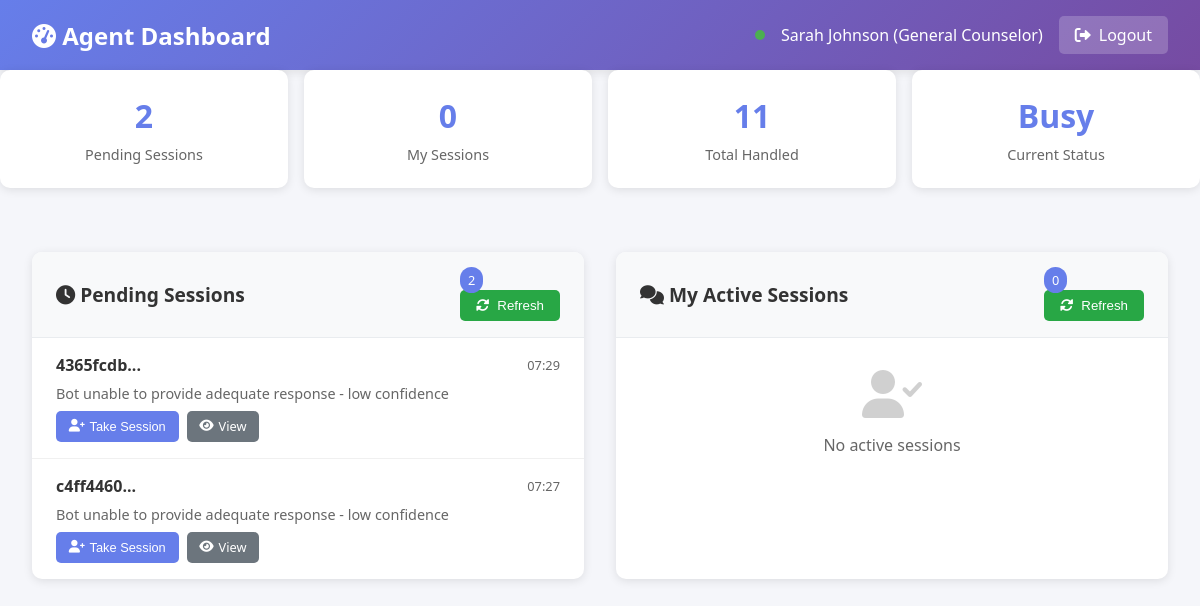
Screenshot of /agent/dashboard (signed in) with the database file from the repository.
### human_handoff/models.py (models this page shows, shortened)
class Agent(db.Model):
    __tablename__ = 'agents'
    id = db.Column(db.Integer, primary_key=True)
    agent_id = db.Column(db.String(50), unique=True, nullable=False)
    name = db.Column(db.String(100), nullable=False)
    email = db.Column(db.String(120), unique=True, nullable=False)
    phone = db.Column(db.String(20))
    specialization = db.Column(db.String(100))
    password_hash = db.Column(db.String(255), nullable=True)
    password_set = db.Column(db.Boolean, default=False)  # True if agent has set their password
    status = db.Column(db.String(20), default='available')  # available, busy, offline
    max_concurrent_sessions = db.Column(db.Integer, default=5)
    current_sessions = db.Column(db.Integer, default=0)
    created_at = db.Column(db.DateTime, default=datetime.utcnow)
    last_active = db.Column(db.DateTime, default=datetime.utcnow)
    total_sessions_handled = db.Column(db.Integer, default=0)
    average_response_time = db.Column(db.Integer, default=0)  # in seconds
    is_active = db.Column(db.Boolean, default=True)
    agent_sessions = db.relationship('AgentSession', backref='agent', lazy=True)

class ChatSession(db.Model):
    __tablename__ = 'chat_sessions'
    id = db.Column(db.Integer, primary_key=True)
    session_id = db.Column(db.String(100), unique=True, nullable=False, default=lambda: str(uuid.uuid4()))
    user_id = db.Column(db.String(100))  # Keep for backward compatibility with guest sessions
    student_id = db.Column(db.Integer, db.ForeignKey('students.id'), nullable=True)  # New FK for authenticated users
    created_at = db.Column(db.DateTime, default=datetime.utcnow)
    updated_at = db.Column(db.DateTime, default=datetime.utcnow, onupdate=datetime.utcnow)
    status = db.Column(db.String(20), default='active')  # active, closed, escalated
    requires_human = db.Column(db.Boolean, default=False)
    assigned_agent_id = db.Column(db.Integer, db.ForeignKey('agents.id'))
    escalation_reason = db.Column(db.Text)
    escalated_at = db.Column(db.DateTime)
    resolved_at = db.Column(db.DateTime)
    user_satisfaction_rating = db.Column(db.Integer)
    notes = db.Column(db.Text)
    messages = db.relationship('Message', backref='session', lazy=True, cascade='all, delete-orphan')
    assigned_agent = db.relationship('Agent', backref='assigned_sessions')
    analytics = db.relationship('SessionAnalytics', backref='session', uselist=False, cascade='all, delete-orphan')

### human_handoff/agent_routes.py (the view)
@agent_bp.route('/dashboard')
def dashboard():
    if 'agent_id' not in session:
        return redirect(url_for('agent.agent_login'))
    agent_id = session['agent_id']
    agent = Agent.query.filter_by(agent_id=agent_id).first()
    if not agent:
        return redirect(url_for('agent.agent_login'))
    agent.last_active = datetime.utcnow()
    agent.status = 'available' if agent.current_sessions < agent.max_concurrent_sessions else 'busy'
    db.session.commit()
    pending_sessions = ChatSession.query.filter_by(
        requires_human=True,
        status='escalated',
        assigned_agent_id=None
    ).order_by(ChatSession.escalated_at.desc()).all()
    assigned_sessions = ChatSession.query.filter_by(
        assigned_agent_id=agent.id,
        status='escalated'
    ).order_by(ChatSession.updated_at.desc()).all()
    return render_template('agent/dashboard.html',
                         agent=agent,
                         pending_sessions=pending_sessions,
                         assigned_sessions=assigned_sessions)

### templates/agent/dashboard.html (shortened to what this page needs)
<!DOCTYPE html>
<html lang="en">
<head>
    <link href="https://cdnjs.cloudflare.com/ajax/libs/font-awesome/6.0.0/css/all.min.css" rel="stylesheet">
</head>
<body>
    <div class="header">
        <h1><i class="fas fa-tachometer-alt"></i> Agent Dashboard</h1>
        <div class="agent-info">
            <div class="status-indicator"></div>
            <span>{{ agent.name }} ({{ agent.specialization }})</span>
            <a href="/agent/logout" class="logout-btn">
                <i class="fas fa-sign-out-alt"></i> Logout
            </a>
        </div>
    </div>
    <div class="stats-grid">
        <div class="stat-card">
            <div class="stat-value" id="pending-count">{{ pending_sessions|length }}</div>
            <div class="stat-label">Pending Sessions</div>
        </div>
        <div class="stat-card">
            <div class="stat-value" id="assigned-count">{{ assigned_sessions|length }}</div>
            <div class="stat-label">My Sessions</div>
        </div>
        <div class="stat-card">
            <div class="stat-value">{{ agent.total_sessions_handled }}</div>
            <div class="stat-label">Total Handled</div>
        </div>
        <div class="stat-card">
            <div class="stat-value">{{ agent.status|title }}</div>
            <div class="stat-label">Current Status</div>
        </div>
    </div>
    <div class="dashboard-container">
        <div class="section">
            <div class="section-header">
                <h2><i class="fas fa-clock"></i> Pending Sessions</h2>
                <div>
                    <span class="badge" id="pending-badge">{{ pending_sessions|length }}</span>
                    <button class="refresh-btn" onclick="refreshPendingSessions()">
                        <i class="fas fa-sync-alt"></i> Refresh
                    </button>
                </div>
            </div>
            <div class="session-list" id="pending-sessions">
                {% if pending_sessions %}
                    {% for session in pending_sessions %}
                    <div class="session-item" data-session-id="{{ session.session_id }}">
                        <div class="session-header">
                            <span class="session-id">{{ session.session_id[:8] }}...</span>
                            <span class="session-time">{{ session.escalated_at.strftime('%H:%M') if session.escalated_at else 'N/A' }}</span>
                        </div>
                        <div class="session-reason">{{ session.escalation_reason or 'Bot unable to help' }}</div>
                        <div class="session-actions">
                            <button class="btn btn-primary" onclick="assignSession('{{ session.session_id }}')">
                                <i class="fas fa-user-plus"></i> Take Session
                            </button>
                            <a href="/agent/session/{{ session.session_id }}" class="btn btn-secondary">
                                <i class="fas fa-eye"></i> View
                            </a>
                        </div>
                    </div>
                    {% endfor %}
                {% else %}
                    <div class="empty-state">
                        <i class="fas fa-inbox"></i>
                        <p>No pending sessions</p>
                    </div>
                {% endif %}
            </div>
        </div>
        <div class="section">
            <div class="section-header">
                <h2><i class="fas fa-comments"></i> My Active Sessions</h2>
                <div>
                    <span class="badge" id="assigned-badge">{{ assigned_sessions|length }}</span>
                    <button class="refresh-btn" onclick="refreshMySessions()">
                        <i class="fas fa-sync-alt"></i> Refresh
                    </button>
                </div>
            </div>
            <div class="session-list" id="my-sessions">
                {% if assigned_sessions %}
                    {% for session in assigned_sessions %}
                    <div class="session-item" data-session-id="{{ session.session_id }}">
                        <div class="session-header">
                            <span class="session-id">{{ session.session_id[:8] }}...</span>
                            <span class="session-time">{{ session.updated_at.strftime('%H:%M') if session.updated_at else 'N/A' }}</span>
                        </div>
                        <div class="session-reason">{{ session.escalation_reason or 'Assigned to you' }}</div>
                        <div class="session-actions">
                            <a href="/agent/session/{{ session.session_id }}" class="btn btn-primary">
                                <i class="fas fa-comments"></i> Chat
                            </a>
                            <button class="btn btn-success" onclick="completeSession('{{ session.session_id }}')">
                                <i class="fas fa-check"></i> Complete
                            </button>
                        </div>
                    </div>
                    {% endfor %}
                {% else %}
                    <div class="empty-state">
                        <i class="fas fa-user-check"></i>
                        <p>No active sessions</p>
                    </div>
                {% endif %}
            </div>
        </div>
    </div>
</body>
</html>

### templates/agent/dashboard.html (style rules this page uses)
* { margin: 0; padding: 0; box-sizing: border-box; }
body { font-family: 'Segoe UI', Tahoma, Geneva, Verdana, sans-serif; background: #f5f6fa; color: #333; }
.header { background: linear-gradient(135deg, #667eea 0%, #764ba2 100%); color: white; padding: 1rem 2rem; display: flex; justify-content: space-between; align-items: center; box-shadow: 0 2px 10px rgba(0,0,0,0.1); }
.header h1 { font-size: 1.5rem; }
.agent-info { display: flex; align-items: center; gap: 1rem; }
.status-indicator { width: 10px; height: 10px; border-radius: 50%; background: #4CAF50; }
.logout-btn { background: rgba(255,255,255,0.2); color: white; border: none; padding: 0.5rem 1rem; border-radius: 5px; cursor: pointer; text-decoration: none; display: inline-flex; align-items: center; gap: 0.5rem; }
.dashboard-container { display: grid; grid-template-columns: 1fr 1fr; gap: 2rem; padding: 2rem; max-width: 1400px; margin: 0 auto; }
.section { background: white; border-radius: 10px; box-shadow: 0 2px 10px rgba(0,0,0,0.1); overflow: hidden; }
.section-header { background: #f8f9fa; padding: 1rem 1.5rem; border-bottom: 1px solid #e9ecef; display: flex; justify-content: space-between; align-items: center; }
.section-header h2 { font-size: 1.2rem; color: #333; }
.badge { background: #667eea; color: white; padding: 0.25rem 0.5rem; border-radius: 12px; font-size: 0.8rem; font-weight: 500; }
.session-list { max-height: 400px; overflow-y: auto; }
.session-item { padding: 1rem 1.5rem; border-bottom: 1px solid #f0f0f0; cursor: pointer; transition: background-color 0.2s ease; }
.session-item:last-child { border-bottom: none; }
.session-header { display: flex; justify-content: space-between; align-items: center; margin-bottom: 0.5rem; }
.session-id { font-weight: 600; color: #333; }
.session-time { font-size: 0.8rem; color: #666; }
.session-reason { font-size: 0.9rem; color: #666; margin-bottom: 0.5rem; }
.session-actions { display: flex; gap: 0.5rem; }
.btn { padding: 0.4rem 0.8rem; border: none; border-radius: 5px; cursor: pointer; font-size: 0.8rem; text-decoration: none; display: inline-flex; align-items: center; gap: 0.3rem; transition: all 0.2s ease; }
.btn-primary { background: #667eea; color: white; }
.btn-secondary { background: #6c757d; color: white; }
.empty-state { padding: 2rem; text-align: center; color: #666; }
.empty-state i { font-size: 3rem; margin-bottom: 1rem; opacity: 0.3; }
.stats-grid { display: grid; grid-template-columns: repeat(auto-fit, minmax(200px, 1fr)); gap: 1rem; margin-bottom: 2rem; }
.stat-card { background: white; padding: 1.5rem; border-radius: 10px; box-shadow: 0 2px 10px rgba(0,0,0,0.1); text-align: center; }
.stat-value { font-size: 2rem; font-weight: bold; color: #667eea; margin-bottom: 0.5rem; }
.stat-label { color: #666; font-size: 0.9rem; }
.refresh-btn { background: #28a745; color: white; border: none; padding: 0.5rem 1rem; border-radius: 5px; cursor: pointer; display: flex; align-items: center; gap: 0.5rem; }

### rows the page displays
Agent: name "Sarah Johnson", specialization "General Counselor", total_sessions_handled "11", status "Busy"
ChatSession: session_id "4365fcdb", escalated_at "07:29", escalation_reason "Bot unable to provide adequate response - low confidence"
ChatSession: session_id "c4ff4460", escalated_at "07:27", escalation_reason "Bot unable to provide adequate response - low confidence"

### other values shown
{{ pending_sessions|length }} "2"
{{ assigned_sessions|length }} "0"
